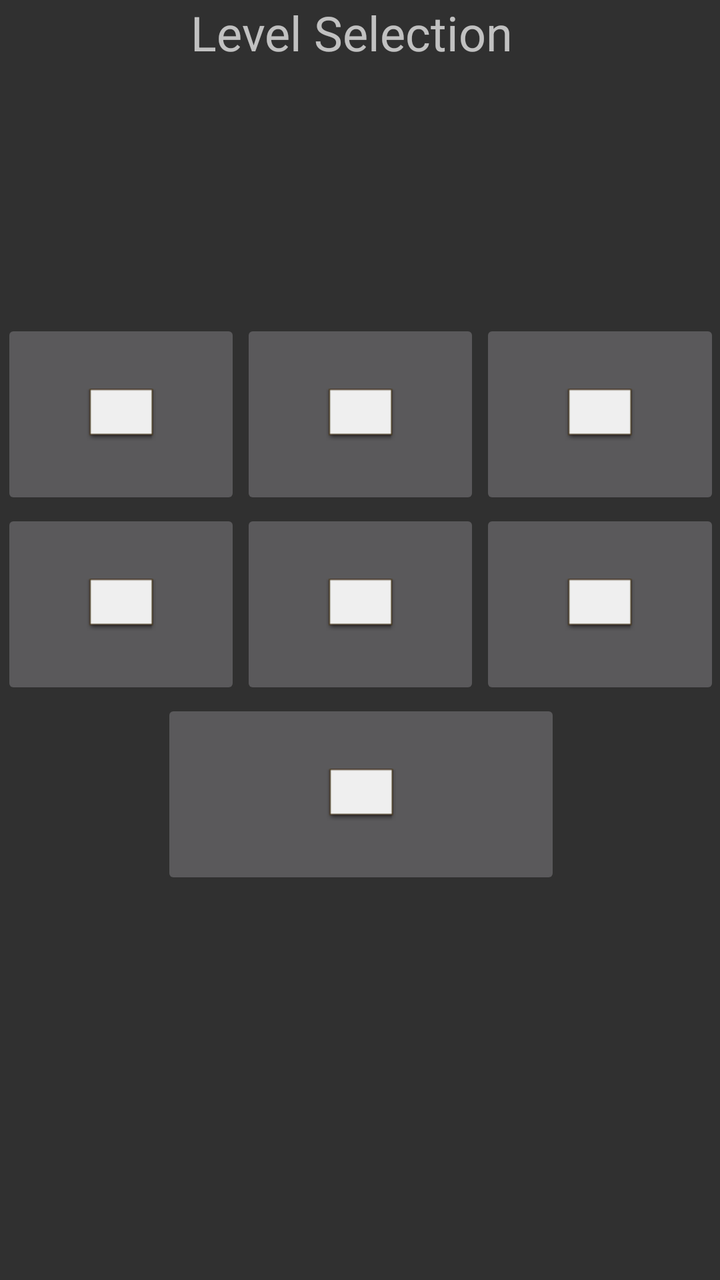
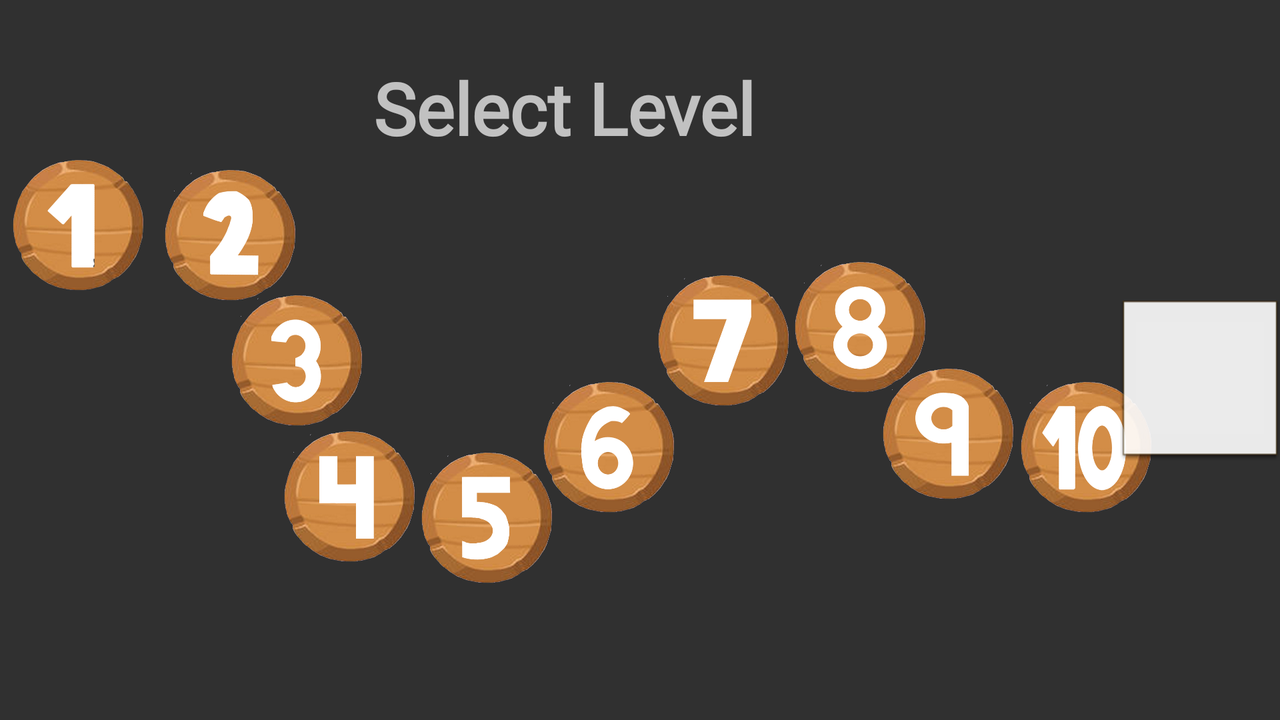

First picture: res/layout/ on a phone held upright. Second picture: the repository's own variant of that layout, on a device whose configuration matches the variant's folder. Source for both follows.
<!-- AndroidManifest.xml: application theme Theme.Design.NoActionBar -->
<!-- res/layout/activity_level_selection.xml -->
<?xml version="1.0" encoding="utf-8"?>
<androidx.constraintlayout.widget.ConstraintLayout
    xmlns:android="http://schemas.android.com/apk/res/android"
    xmlns:app="http://schemas.android.com/apk/res-auto"
    xmlns:tools="http://schemas.android.com/tools"
    android:layout_width="match_parent"
    android:layout_height="match_parent">

    <TextView
        android:id="@+id/titleView"
        android:layout_width="169dp"
        android:layout_height="40dp"
        android:text="Level Selection"
        android:textSize="24sp"
        app:layout_constraintEnd_toEndOf="parent"
        app:layout_constraintHorizontal_bias="0.499"
        app:layout_constraintStart_toStartOf="parent"
        app:layout_constraintTop_toTopOf="parent" />

    <ScrollView
        android:layout_width="599dp"
        android:layout_height="321dp"
        app:layout_constraintBottom_toBottomOf="parent"
        app:layout_constraintEnd_toEndOf="parent"
        app:layout_constraintStart_toStartOf="parent"
        app:layout_constraintTop_toTopOf="parent">

        <TableLayout
            android:layout_width="match_parent"
            android:layout_height="wrap_content"
            android:orientation="vertical">

            <TableRow
                android:layout_width="match_parent"
                android:layout_height="match_parent">

                <ImageButton
                    android:id="@+id/levelOneButton"
                    android:layout_width="92dp"
                    android:layout_height="95dp"
                    android:layout_weight="1"
                    app:srcCompat="@android:drawable/editbox_dropdown_light_frame" />

                <ImageButton
                    android:id="@+id/levelTwoButton"
                    android:layout_width="92dp"
                    android:layout_height="95dp"
                    android:layout_weight="1"
                    app:srcCompat="@android:drawable/editbox_dropdown_light_frame" />

                <ImageButton
                    android:id="@+id/levelThreeButton"
                    android:layout_width="92dp"
                    android:layout_height="95dp"
                    app:srcCompat="@android:drawable/editbox_dropdown_light_frame"
                    android:layout_weight="1" />

                <ImageButton
                    android:id="@+id/levelFourButton"
                    android:layout_width="92dp"
                    android:layout_height="95dp"
                    android:layout_weight="1"
                    app:srcCompat="@android:drawable/editbox_dropdown_light_frame" />

                <ImageButton
                    android:id="@+id/levelFiveButton"
                    android:layout_width="92dp"
                    android:layout_height="95dp"
                    android:layout_weight="1"
                    app:srcCompat="@android:drawable/editbox_dropdown_light_frame" />

            </TableRow>

            <TableRow
                android:layout_width="match_parent"
                android:layout_height="match_parent">

                <ImageButton
                    android:id="@+id/levelSixButton"
                    android:layout_width="92dp"
                    android:layout_height="95dp"
                    android:layout_weight="1"
                    app:srcCompat="@android:drawable/editbox_dropdown_light_frame" />

                <ImageButton
                    android:id="@+id/levelSevenButton"
                    android:layout_width="92dp"
                    android:layout_height="95dp"
                    android:layout_weight="1"
                    app:srcCompat="@android:drawable/editbox_dropdown_light_frame" />

                <ImageButton
                    android:id="@+id/levelEightButton"
                    android:layout_width="92dp"
                    android:layout_height="95dp"
                    android:layout_weight="1"
                    app:srcCompat="@android:drawable/editbox_dropdown_light_frame" />

                <ImageButton
                    android:id="@+id/levelNineButton"
                    android:layout_width="92dp"
                    android:layout_height="95dp"
                    android:layout_weight="1"
                    app:srcCompat="@android:drawable/editbox_dropdown_light_frame" />

                <ImageButton
                    android:id="@+id/levelTenButton"
                    android:layout_width="92dp"
                    android:layout_height="95dp"
                    android:layout_weight="1"
                    app:srcCompat="@android:drawable/editbox_dropdown_light_frame" />

            </TableRow>

            <TableRow
                android:layout_width="match_parent"
                android:layout_height="match_parent">

                <Space
                    android:layout_width="wrap_content"
                    android:layout_height="wrap_content"
                    android:layout_weight="1" />

                <ImageButton
                    android:id="@+id/bossLevelButton"
                    android:layout_width="92dp"
                    android:layout_height="95dp"
                    android:layout_weight="1"
                    app:srcCompat="@android:drawable/editbox_dropdown_light_frame" />

                <Space
                    android:layout_width="wrap_content"
                    android:layout_height="wrap_content"
                    android:layout_weight="1" />
            </TableRow>

        </TableLayout>
    </ScrollView>

</androidx.constraintlayout.widget.ConstraintLayout>
<!-- resources referenced by this layout -->
<resources>

</resources>
<!-- res/layout-land/activity_level_selection.xml (the repository's variant of the layout above) -->
<!-- drawn on the phone turned sideways -->
<?xml version="1.0" encoding="utf-8"?>
<androidx.constraintlayout.widget.ConstraintLayout xmlns:android="http://schemas.android.com/apk/res/android"
    xmlns:app="http://schemas.android.com/apk/res-auto"
    xmlns:tools="http://schemas.android.com/tools"
    android:layout_width="match_parent"
    android:layout_height="match_parent"
    android:background="@drawable/mathquestadditionmapbackground">

    <TextView
        android:id="@+id/titleView"
        android:layout_width="208dp"
        android:layout_height="103dp"
        android:fontFamily="@font/metamorphous"
        android:gravity="center"
        android:text="@string/LevelSelectionText"
        android:textSize="36sp"
        android:textStyle="bold"
        app:layout_constraintBottom_toBottomOf="parent"
        app:layout_constraintEnd_toEndOf="parent"
        app:layout_constraintHorizontal_bias="0.411"
        app:layout_constraintStart_toStartOf="parent"
        app:layout_constraintTop_toTopOf="parent"
        app:layout_constraintVertical_bias="0.009" />

    <ImageButton
        android:id="@+id/levelOneButton"
        android:layout_width="80dp"
        android:layout_height="80dp"
        android:layout_weight="1"
        android:background="#00FFFFFF"
        android:scaleType="fitXY"
        app:layout_constraintBottom_toBottomOf="parent"
        app:layout_constraintEnd_toEndOf="parent"
        app:layout_constraintHorizontal_bias="0.0"
        app:layout_constraintStart_toStartOf="parent"
        app:layout_constraintTop_toTopOf="parent"
        app:layout_constraintVertical_bias="0.256"
        app:srcCompat="@drawable/mathquestlevelbutton1_removebg_preview" />

    <ImageButton
        android:id="@+id/levelTwoButton"
        android:layout_width="80dp"
        android:layout_height="80dp"
        android:layout_weight="1"
        android:background="@null"
        android:scaleType="fitXY"
        app:layout_constraintBottom_toBottomOf="parent"
        app:layout_constraintEnd_toEndOf="parent"
        app:layout_constraintHorizontal_bias="0.136"
        app:layout_constraintStart_toStartOf="parent"
        app:layout_constraintTop_toTopOf="parent"
        app:layout_constraintVertical_bias="0.274"
        app:srcCompat="@drawable/mathquestlevelbutton2_removebg_preview" />

    <ImageButton
        android:id="@+id/levelThreeButton"
        android:layout_width="80dp"
        android:layout_height="80dp"
        android:layout_weight="1"
        android:background="@null"
        android:scaleType="fitXY"
        app:layout_constraintBottom_toBottomOf="parent"
        app:layout_constraintEnd_toEndOf="parent"
        app:layout_constraintHorizontal_bias="0.195"
        app:layout_constraintStart_toStartOf="parent"
        app:layout_constraintTop_toTopOf="parent"
        app:layout_constraintVertical_bias="0.498"
        app:srcCompat="@drawable/mathquestlevelbutton3_removebg_preview" />

    <ImageButton
        android:id="@+id/levelFourButton"
        android:layout_width="80dp"
        android:layout_height="80dp"
        android:layout_weight="1"
        android:background="@null"
        android:scaleType="fitXY"
        app:layout_constraintBottom_toBottomOf="parent"
        app:layout_constraintEnd_toEndOf="parent"
        app:layout_constraintHorizontal_bias="0.242"
        app:layout_constraintStart_toStartOf="parent"
        app:layout_constraintTop_toTopOf="parent"
        app:layout_constraintVertical_bias="0.74"
        app:srcCompat="@drawable/mathquestlevelbutton4_removebg_preview" />

    <ImageButton
        android:id="@+id/levelFiveButton"
        android:layout_width="80dp"
        android:layout_height="80dp"

        android:layout_weight="1"
        android:background="@null"
        android:scaleType="fitXY"
        app:layout_constraintBottom_toBottomOf="parent"
        app:layout_constraintEnd_toEndOf="parent"
        app:layout_constraintHorizontal_bias="0.365"
        app:layout_constraintStart_toStartOf="parent"
        app:layout_constraintTop_toTopOf="parent"
        app:layout_constraintVertical_bias="0.779"
        app:srcCompat="@drawable/mathquestlevelbutton5_removebg_preview" />

    <ImageButton
        android:id="@+id/levelTenButton"
        android:layout_width="80dp"
        android:layout_height="80dp"
        android:layout_weight="1"
        android:background="@null"
        android:scaleType="fitXY"
        app:layout_constraintBottom_toBottomOf="parent"
        app:layout_constraintEnd_toEndOf="parent"
        app:layout_constraintHorizontal_bias="0.9"
        app:layout_constraintStart_toStartOf="parent"
        app:layout_constraintTop_toTopOf="parent"
        app:layout_constraintVertical_bias="0.652"
        app:srcCompat="@drawable/mathquestlevelbutton10_removebg_preview" />

    <ImageButton
        android:id="@+id/levelSevenButton"
        android:layout_width="80dp"
        android:layout_height="80dp"
        android:layout_weight="1"
        android:background="@null"
        android:scaleType="fitXY"
        app:layout_constraintBottom_toBottomOf="parent"
        app:layout_constraintEnd_toEndOf="parent"
        app:layout_constraintHorizontal_bias="0.576"
        app:layout_constraintStart_toStartOf="parent"
        app:layout_constraintTop_toTopOf="parent"
        app:layout_constraintVertical_bias="0.462"
        app:srcCompat="@drawable/mathquestlevelbutton7_removebg_preview" />

    <ImageButton
        android:id="@+id/levelEightButton"
        android:layout_width="80dp"
        android:layout_height="80dp"
        android:layout_weight="1"
        android:background="@null"
        android:scaleType="fitXY"
        app:layout_constraintBottom_toBottomOf="parent"
        app:layout_constraintEnd_toEndOf="parent"
        app:layout_constraintHorizontal_bias="0.698"
        app:layout_constraintStart_toStartOf="parent"
        app:layout_constraintTop_toTopOf="parent"
        app:layout_constraintVertical_bias="0.438"
        app:srcCompat="@drawable/mathquestlevelbutton8_removebg_preview" />

    <ImageButton
        android:id="@+id/levelSixButton1"
        android:layout_width="80dp"
        android:layout_height="80dp"
        android:layout_weight="1"
        android:background="@null"
        android:scaleType="fitXY"
        app:layout_constraintBottom_toBottomOf="parent"
        app:layout_constraintEnd_toEndOf="parent"
        app:layout_constraintHorizontal_bias="0.474"
        app:layout_constraintStart_toStartOf="parent"
        app:layout_constraintTop_toTopOf="parent"
        app:layout_constraintVertical_bias="0.652"
        app:srcCompat="@drawable/mathquestlevelbutton6_removebg_preview" />

    <ImageButton
        android:id="@+id/levelNineButton"
        android:layout_width="80dp"
        android:layout_height="80dp"
        android:layout_weight="1"
        android:background="@null"
        android:scaleType="fitXY"
        app:layout_constraintBottom_toBottomOf="parent"
        app:layout_constraintEnd_toEndOf="parent"
        app:layout_constraintHorizontal_bias="0.777"
        app:layout_constraintStart_toStartOf="parent"
        app:layout_constraintTop_toTopOf="parent"
        app:layout_constraintVertical_bias="0.628"
        app:srcCompat="@drawable/mathquestlevelbutton9_removebg_preview" />

    <ImageButton
        android:id="@+id/bossLevelButton"
        android:layout_width="80dp"
        android:layout_height="80dp"
        android:layout_weight="1"
        android:background="@null"
        android:scaleType="fitXY"
        app:layout_constraintBottom_toBottomOf="parent"
        app:layout_constraintEnd_toEndOf="parent"
        app:layout_constraintHorizontal_bias="1.0"
        app:layout_constraintStart_toStartOf="parent"
        app:layout_constraintTop_toTopOf="parent"
        app:layout_constraintVertical_bias="0.537"
        app:srcCompat="@android:drawable/editbox_dropdown_light_frame" />

</androidx.constraintlayout.widget.ConstraintLayout>
<!-- resources referenced by the variant -->
<!-- as the phone turned sideways resolves them -->
<resources>
  <!-- drawable mathquestlevelbutton10_removebg_preview: png bitmap (drawable, 124553 bytes) -->
  <!-- drawable mathquestlevelbutton1_removebg_preview: png bitmap (drawable, 110461 bytes) -->
  <!-- drawable mathquestlevelbutton2_removebg_preview: png bitmap (drawable, 118993 bytes) -->
  <!-- drawable mathquestlevelbutton3_removebg_preview: png bitmap (drawable, 120791 bytes) -->
  <!-- drawable mathquestlevelbutton4_removebg_preview: png bitmap (drawable, 116731 bytes) -->
  <!-- drawable mathquestlevelbutton5_removebg_preview: png bitmap (drawable, 118603 bytes) -->
  <!-- drawable mathquestlevelbutton6_removebg_preview: png bitmap (drawable, 120427 bytes) -->
  <!-- drawable mathquestlevelbutton7_removebg_preview: png bitmap (drawable, 118080 bytes) -->
  <!-- drawable mathquestlevelbutton8_removebg_preview: png bitmap (drawable, 121250 bytes) -->
  <!-- drawable mathquestlevelbutton9_removebg_preview: png bitmap (drawable, 120029 bytes) -->
  <string name="LevelSelectionText">Select Level</string>
</resources>
